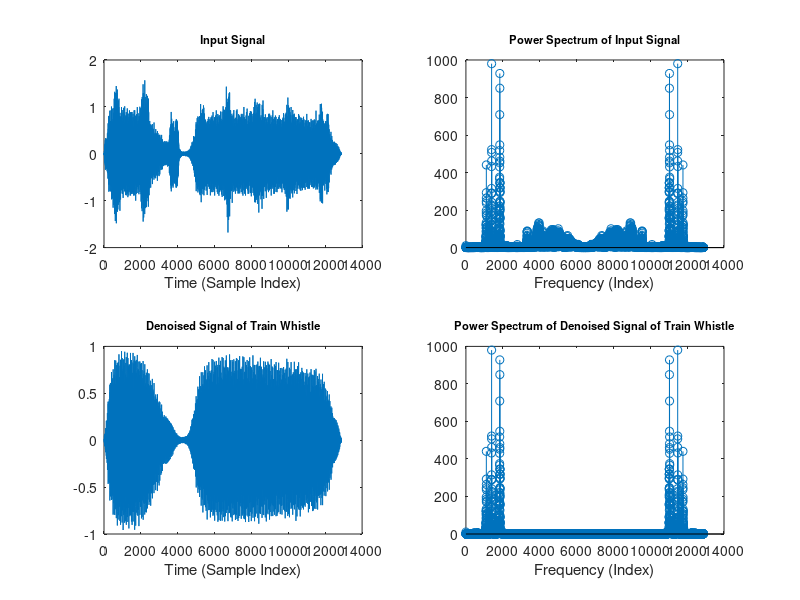

Write the MATLAB code that produced this figure.
% Load Input Data 
load('train_bird.mat');
y_len = length(y);
%soundsc(y, Fs);

% Plot Input Signal
subplot(2, 2, 1);
plot(y);
title('Input Signal', 'FontSize', 8);
xlabel('Time (Sample Index)');

% Calculate DFT of Input Signal
fre_y = fft(y);

% Plot Power Spectrum of Input Signal
subplot(2, 2, 2);
stem(abs(fre_y));
title('Power Spectrum of Input Signal', 'FontSize', 8);
xlabel('Frequency (Index)');

% Set the limit frequency for picking signal from frequency domain
t_freq = 2000;

% Pick Bird Chirp Signal
fre_bird = fre_y;
fre_bird(1:t_freq) = 0;
fre_bird(y_len-t_freq: y_len) = 0;
y_bird = ifft(fre_bird);
%soundsc(real(y_bird), Fs);

% Pick Train Whistle Signal & Plot
fre_train = fre_y;
fre_train(t_freq+1: y_len-t_freq-1) = 0;

subplot(2, 2, 4);
stem(abs(fre_train));
title('Power Spectrum of Denoised Signal of Train Whistle', 'FontSize', 8);
xlabel('Frequency (Index)');

y_train = ifft(fre_train);
subplot(2, 2, 3);
plot(real(y_train));
title('Denoised Signal of Train Whistle', 'FontSize', 8);
xlabel('Time (Sample Index)');
soundsc(real(y_train), Fs);
